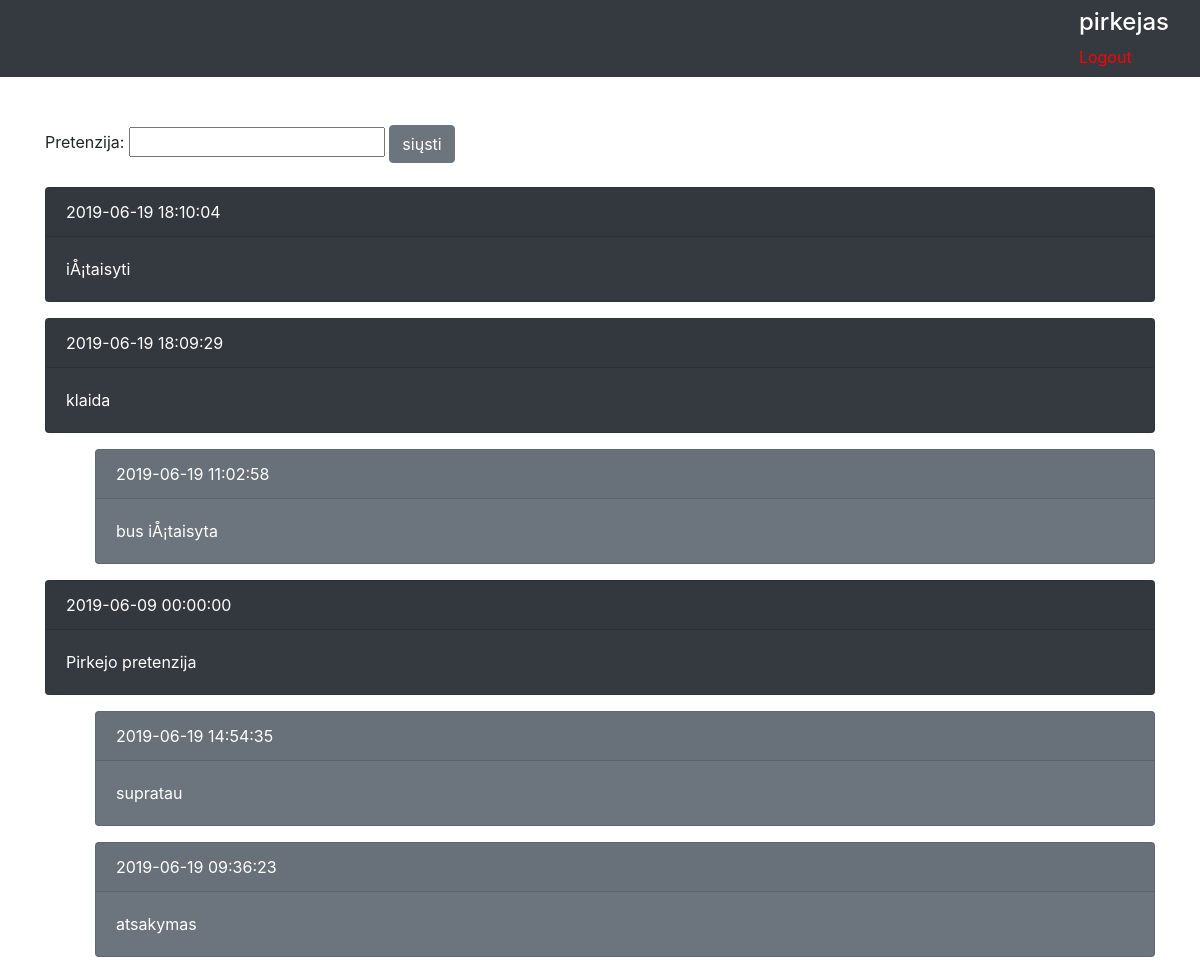
Screenshot of /templates/buyer.php (signed in) with the database file from the repository.
### tables this page shows
CREATE TABLE `claim` (
  `id` int(11) NOT NULL,
  `date` datetime NOT NULL DEFAULT CURRENT_TIMESTAMP,
  `text` varchar(255) NOT NULL,
  `fk_user` int(11) NOT NULL
);

CREATE TABLE `reply` (
  `id` int(11) NOT NULL,
  `text` varchar(255) NOT NULL,
  `date` datetime NOT NULL DEFAULT CURRENT_TIMESTAMP,
  `fk_claim` int(11) NOT NULL
);

### db_connection.php (called while the page is built, shortened)
<?php
function selectFromDatabase($conn, $sql) {
    $result = mysqli_query($conn, $sql);
    return $result;
}

### templates/buyer.php (the view, shortened to what this page needs)
<!DOCTYPE html>
<html>
    <head>
        <link rel="stylesheet" href="https://stackpath.bootstrapcdn.com/bootstrap/4.3.1/css/bootstrap.min.css">
    </head>
    <body>
        <?php
        if (empty($_SESSION['user']) || $_SESSION['user']['role'] != 'buyer') {
            session_abort();
            exit('Klaida: Prieiga negalima');
        } else {
            include '../layouts/navbar.php';
            echo '<div class="container">
            <div class="row">
                <div class="col mt-4 mb-4">
                    <form action="buyer.php" method="POST">
                        Pretenzija: <input type="text" name="text">
                        <input type="submit" name="claim-btn" value="siųsti" class="btn btn-secondary">
                    </form>
                </div>
            </div>';
            $conn = OpenConnection();
            $userId = $_SESSION['user']['id'];
            $getAllClaims = "SELECT * FROM claim WHERE fk_user='$userId' ORDER BY date DESC";
            $resultClaims = selectFromDatabase($conn, $getAllClaims);
            $getAllReplies = "SELECT * FROM reply ORDER BY date DESC";
            $resultReplies = selectFromDatabase($conn, $getAllReplies);
            if (mysqli_num_rows($resultClaims) > 0 || mysqli_num_rows($resultReplies) > 0) {
                while ($row = mysqli_fetch_assoc($resultClaims)) {
                    $temp_row[] = $row;
                }
                while ($rowReplies = mysqli_fetch_assoc($resultReplies)) {
                    $temp_rowReplies[] = $rowReplies;
                }
                foreach ($temp_row as $row) {
                    echo '<div class="card text-white bg-dark mb-3" value="' . $row["id"] . '" id="claim_card">
                                  <div class="card-header">' . $row["date"] . '</div>
                                  <div class="card-body">
                                      <p class="card-text">' . $row["text"] . '</p>
                                  </div>
                                </div>';
                    foreach ($temp_rowReplies as $rowReplies) {
                        if ($row["id"] === $rowReplies["fk_claim"]) {
                            echo '<div class="card text-white bg-secondary mb-3" value="' . $row["id"] . '" style="margin-left: 50px;">
                                   <div class="card-header">' . $rowReplies["date"] . '</div>
                                   <div class="card-body">
                                       <p class="card-text">' . $rowReplies["text"] . '</p>
                                   </div>
                                 </div>';
                        }
                    }
                }
            } else {
                echo 'Nėra pretenzijų';
            }
        }
        ?>
    </div>
</body>
</html>

### rows the page displays
claim: $row["id"] 3 (drawn), date "2019-06-19 18:10:04", text "iÅ¡taisyti"
claim: $row["id"] 5 (drawn), date "2019-06-19 18:09:29", text "klaida"
reply: $row["id"] 5 (drawn), date "2019-06-19 11:02:58", text "bus iÅ¡taisyta"
claim: $row["id"] 1 (drawn), date "2019-06-09 00:00:00", text "Pirkejo pretenzija"
reply: $row["id"] 1 (drawn), date "2019-06-19 14:54:35", text "supratau"
reply: $row["id"] 1 (drawn), date "2019-06-19 09:36:23", text "atsakymas"

### other values shown
$_SESSION["user"]["username"] "pirkejas"
